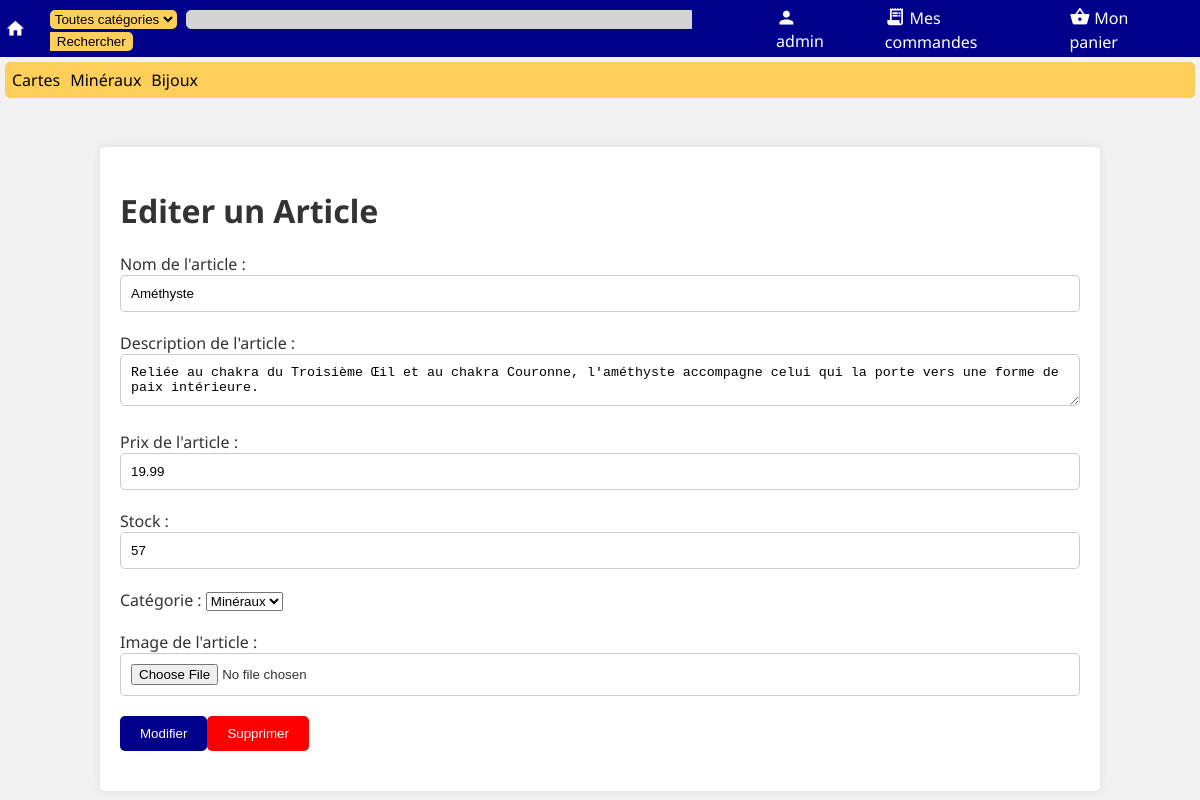
/edit_article.php?id=2 (signed in), run on the app's committed database.
### tables this page shows
CREATE TABLE Categories (
    idCat INTEGER PRIMARY KEY AUTOINCREMENT,
    titre TEXT NOT NULL,
    b64img TEXT NOT NULL
);

CREATE TABLE Articles (
    idProd INTEGER PRIMARY KEY AUTOINCREMENT,
    nom TEXT NOT NULL,
    quantite INTEGER NOT NULL,
    prix REAL NOT NULL,
    description TEXT NOT NULL,
    b64img TEXT,
    idCat INTEGER NOT NULL, mime TEXT,
    FOREIGN KEY (idCat) REFERENCES Categories (idCat)
);

### edit_article.php (the view, shortened to what this page needs)
<!DOCTYPE html>
<html>
<head>
	<link rel="stylesheet" type="text/css" href="res/editarticle.css">
	<link rel="stylesheet" type="text/css" href="res/font.css">
<?php include('nav.php'); ?>
	<div class="container">
        <h1><?php echo isset($_GET['id']) ? "Editer" : "Ajouter"; ?> un Article</h1>
<?php
$db = new MyDB();
if (isset($_GET['id'])) {
    $req = $db->prepare("SELECT * FROM Articles WHERE idProd=:id;");
    $req->bindValue(":id", $_GET['id']);
    $values = $req->execute()->fetchArray();
}
?>
    <form action="edit_script.php<?php echo isset($_GET['id']) ? "?id=".$_GET['id'] : ""; ?>" method="POST" enctype="multipart/form-data">
		<div class="form-group">
			<label for="article-name">Nom de l'article :</label>
            <input  class="form_input" type="text" id="article-name" name="article-name" value="<?php echo isset($values['nom']) ? $values['nom'] : '';?>" required>
		  </div>
          <div class="form-group">
			<label for="article-desc">Description de l'article :</label>
			<textarea class="form_input" id="article-desc" name="article-desc" required><?php echo isset($values['description']) ? $values['description'] : '';?></textarea>
		  </div>
		  <div class="form-group">
			<label for="article-price">Prix de l'article :</label>
			<input class="form_input" type="text" id="article-price" name="article-price" value="<?php echo isset($values['prix']) ? $values['prix'] : '';?>" required>
		  </div>
          <div class="form-group">
			<label for="stock-name">Stock :</label>
			<input class="form_input" type="text" id="stock-name" name="stock-name" value="<?php echo isset($values['quantite']) ? $values['quantite'] : '';?>" required>
		  </div>
		  <div class="form-group">
			<label for="article-category-id">Catégorie :</label>
            <select name="article-cat" required>
<?php
$cat = $db->query('SELECT idCat, titre FROM Categories');
while ($donnees=$cat->fetchArray()) {
    $select = (isset($values) AND $values['idCat'] === $donnees['idCat']) ? 'selected' : '';
    echo '<option value="'.$donnees['idCat'].'" '.$select.'>'.$donnees['titre'].'</option>';
}
?>
            </select>
		  </div>
		  <div class="form-group">
			<label for="article-image">Image de l'article :</label>
			<input class="form_input" type="file" id="article-image" name="article-image">
		  </div>
		  <div class="form-group">
<?php
if (isset($_GET['id'])) {
    echo '<button class="form_button modify" type="submit" name="mod" value="1">Modifier</button>';
    echo '<button class="form_button delete" type="submit" name="mod" value="2">Supprimer</button>';
} else {
    echo '<button class="form_button modify" type="submit" name="mod" value="3">Ajouter</button>';
}
?>
		  </div>
        </form>
	</div>
</body>
</html>

### nav.php (shortened to what this page needs)
<link rel="stylesheet" href="res/nav.css">
</head>
<body>
<nav>
    <div class='topbar'>
        <a class='logo' href='index.php'>
            <span class="material-icons">home</span>
        </a>
        <form method='GET' action='search.php' class='form_bar'>
            <select name="cat" class="sel_cat">
                <option value="0">Toutes catégories</option>
<?php
$db_nav = new MyDB();
?>
            </select>
            <input type='text' class='searchbar' name='query' <?php echo isset($_GET['query']) ? 'value="'.$_GET['query'].'"' : '';?>><input type='submit' class='submitsearch' value='Rechercher'>
        </form>
        <a class='bar_elt' href='login.php'>
        <span class="material-icons">person</span><span class='valign-link'><?php echo isset($_SESSION['username']) ? $_SESSION['username'] : "Mon compte"; ?></span>
        </a>
        <a class='bar_elt' href='command.php'>
            <span class="material-icons">receipt_long</span><span class='valign-link'>Mes commandes</span>
        </a>
        <a class='bar_elt' href='panier.php'>
            <span class="material-icons">shopping_basket</span><span class='valign-link'>Mon panier</span>
        </a>
    </div>
    <div class='cat_bar'>
<?php
$req_nav = 'SELECT * FROM Categories';
$reponse_nav = $db_nav->query($req_nav);
while ($donnees=$reponse_nav->fetchArray())
{
    echo '<a href="search.php?cat='.$donnees['idCat'].'" class="item_cat_bar">'.$donnees['titre'].'</a>';
}
?>
    </div>
</nav>

### res/editarticle.css (style rules this page uses)
body { background-color: #f2f2f2; color: #333; margin: 10px; }
.container { margin: 0 auto; padding: 20px; max-width: 960px; background-color: #fff; box-shadow: 0 0 10px rgba(0,0,0,.1); border-radius: 5px; margin-top: 5%; }
.form_button { background-color: darkblue; color: #fff; border: none; padding: 10px 20px; border-radius: 5px; cursor: pointer; }
.form-group { margin-bottom: 20px; }
.delete { background-color: red; }
.form_input { width: 100%; padding: 10px; border: 1px solid #ccc; border-radius: 5px; box-sizing: border-box; }

### res/nav.css (style rules this page uses)
nav { margin: -10px; }
.searchbar { border: 1px solid lightgray; border-radius: 5px 0 0 5px; margin-right: 0; background-color: lightgray; width: 500px; }
.topbar { padding: 5px; background-color: darkblue; display: flex; flex-direction: flex; justify-content: center; align-items: center; }
.cat_bar { background-color: #ffcf5c; margin: 5px; border-radius: 5px; padding: 7px; }
.item_cat_bar { color: black; text-decoration: none; width: 10px; margin-right: 10px; }
.submitsearch { margin-left: 0; background-color: #ffcf5c; border: 1px solid transparent; border-radius: 0 5px 5px 0; }
.sel_cat { background-color: #ffcf5c; border: 1px solid transparent; border-radius: 5px 5px 5px 5px; margin-right: 5px; }
.logo { color: white; text-decoration: none; }
.form_bar { display: inline-block; margin-left: 20px; margin-right: 20px; }
.bar_elt { color: white; margin-left: 20px; margin-right: 20px; align-items: center; text-decoration: none; }
.material-icons { vertical-align: middle; margin-right: 4px; font-size: 1.3em; }
.valign-link { vertical-align: middle; text-decoration: none; }

### data on the page
categories: titre "Cartes"
categories: titre "Minéraux"
categories: titre "Bijoux"
articles: article-name "Améthyste", article-desc "Reliée au chakra du Troisième Œil et au chakra Couronne, l'améthyste accompagne celui qui la porte vers une forme de paix intérieure.", article-price "19.99", stock-name "57"

### other printed values
$_SESSION['username'] "admin"
form field article-cat "Minéraux"
